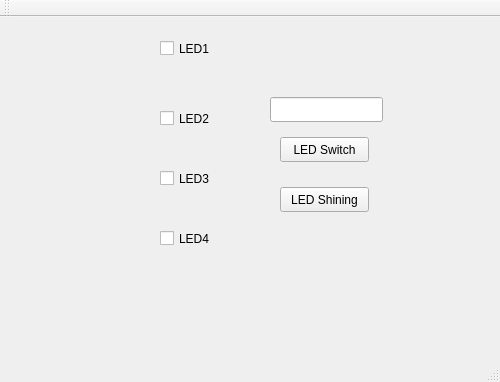
<?xml version="1.0" encoding="UTF-8"?>
<ui version="4.0">
 <class>MainWindow</class>
 <widget class="QMainWindow" name="MainWindow">
  <property name="geometry">
   <rect>
    <x>0</x>
    <y>0</y>
    <width>500</width>
    <height>382</height>
   </rect>
  </property>
  <property name="windowTitle">
   <string>MainWindow</string>
  </property>
  <widget class="QWidget" name="centralWidget">
   <widget class="QPushButton" name="pushButton">
    <property name="geometry">
     <rect>
      <x>280</x>
      <y>120</y>
      <width>89</width>
      <height>25</height>
     </rect>
    </property>
    <property name="text">
     <string>LED Switch</string>
    </property>
   </widget>
   <widget class="QCheckBox" name="checkBox">
    <property name="geometry">
     <rect>
      <x>160</x>
      <y>20</y>
      <width>92</width>
      <height>23</height>
     </rect>
    </property>
    <property name="text">
     <string>LED1</string>
    </property>
   </widget>
   <widget class="QCheckBox" name="checkBox_2">
    <property name="geometry">
     <rect>
      <x>160</x>
      <y>90</y>
      <width>92</width>
      <height>23</height>
     </rect>
    </property>
    <property name="text">
     <string>LED2</string>
    </property>
   </widget>
   <widget class="QCheckBox" name="checkBox_3">
    <property name="geometry">
     <rect>
      <x>160</x>
      <y>150</y>
      <width>92</width>
      <height>23</height>
     </rect>
    </property>
    <property name="text">
     <string>LED3</string>
    </property>
   </widget>
   <widget class="QCheckBox" name="checkBox_4">
    <property name="geometry">
     <rect>
      <x>160</x>
      <y>210</y>
      <width>92</width>
      <height>23</height>
     </rect>
    </property>
    <property name="text">
     <string>LED4</string>
    </property>
   </widget>
   <widget class="QLineEdit" name="lineEdit">
    <property name="geometry">
     <rect>
      <x>270</x>
      <y>80</y>
      <width>113</width>
      <height>25</height>
     </rect>
    </property>
   </widget>
   <widget class="QPushButton" name="pushButton_2">
    <property name="geometry">
     <rect>
      <x>280</x>
      <y>170</y>
      <width>89</width>
      <height>25</height>
     </rect>
    </property>
    <property name="text">
     <string>LED Shining</string>
    </property>
   </widget>
   <widget class="QLabel" name="label">
    <property name="geometry">
     <rect>
      <x>-30</x>
      <y>0</y>
      <width>181</width>
      <height>61</height>
     </rect>
    </property>
    <property name="text">
     <string/>
    </property>
    <property name="pixmap">
     <pixmap>../LED.jpg</pixmap>
    </property>
   </widget>
   <widget class="QLabel" name="label_3">
    <property name="geometry">
     <rect>
      <x>-30</x>
      <y>70</y>
      <width>181</width>
      <height>51</height>
     </rect>
    </property>
    <property name="text">
     <string/>
    </property>
    <property name="pixmap">
     <pixmap>../LED.jpg</pixmap>
    </property>
   </widget>
   <widget class="QLabel" name="label_4">
    <property name="geometry">
     <rect>
      <x>-30</x>
      <y>130</y>
      <width>181</width>
      <height>51</height>
     </rect>
    </property>
    <property name="text">
     <string/>
    </property>
    <property name="pixmap">
     <pixmap>../LED.jpg</pixmap>
    </property>
   </widget>
   <widget class="QLabel" name="label_5">
    <property name="geometry">
     <rect>
      <x>-30</x>
      <y>190</y>
      <width>181</width>
      <height>51</height>
     </rect>
    </property>
    <property name="text">
     <string/>
    </property>
    <property name="pixmap">
     <pixmap>../LED.jpg</pixmap>
    </property>
   </widget>
   <widget class="QLabel" name="label_2">
    <property name="geometry">
     <rect>
      <x>280</x>
      <y>40</y>
      <width>67</width>
      <height>17</height>
     </rect>
    </property>
    <property name="text">
     <string/>
    </property>
   </widget>
  </widget>
  <widget class="QMenuBar" name="menuBar">
   <property name="geometry">
    <rect>
     <x>0</x>
     <y>0</y>
     <width>500</width>
     <height>22</height>
    </rect>
   </property>
  </widget>
  <widget class="QToolBar" name="mainToolBar">
   <attribute name="toolBarArea">
    <enum>TopToolBarArea</enum>
   </attribute>
   <attribute name="toolBarBreak">
    <bool>false</bool>
   </attribute>
  </widget>
  <widget class="QStatusBar" name="statusBar"/>
 </widget>
 <layoutdefault spacing="6" margin="11"/>
 <resources/>
 <connections/>
</ui>
